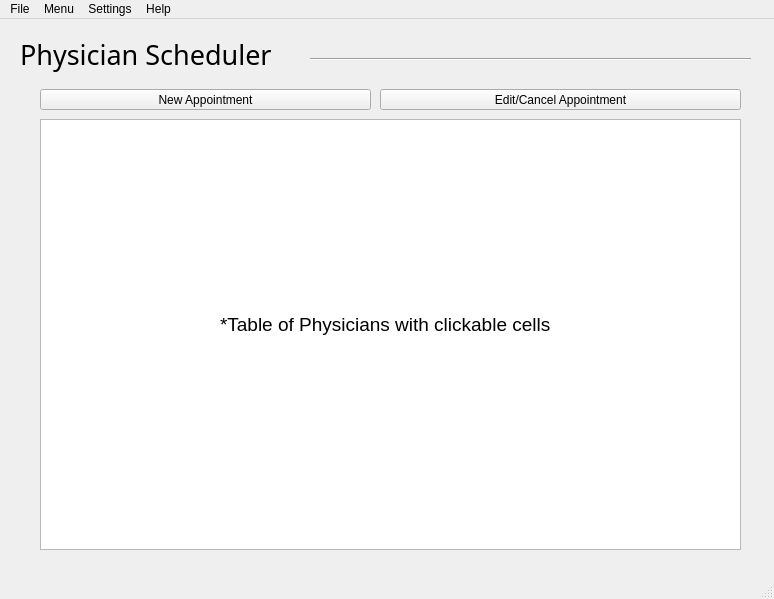
<?xml version="1.0" encoding="UTF-8"?>
<ui version="4.0">
 <class>MainWindow</class>
 <widget class="QMainWindow" name="MainWindow">
  <property name="geometry">
   <rect>
    <x>0</x>
    <y>0</y>
    <width>774</width>
    <height>599</height>
   </rect>
  </property>
  <property name="windowTitle">
   <string>MainWindow</string>
  </property>
  <widget class="QWidget" name="eprwidget">
   <property name="enabled">
    <bool>true</bool>
   </property>
   <property name="autoFillBackground">
    <bool>false</bool>
   </property>
   <widget class="Line" name="line">
    <property name="geometry">
     <rect>
      <x>310</x>
      <y>30</y>
      <width>441</width>
      <height>20</height>
     </rect>
    </property>
    <property name="orientation">
     <enum>Qt::Horizontal</enum>
    </property>
   </widget>
   <widget class="QLabel" name="label">
    <property name="geometry">
     <rect>
      <x>20</x>
      <y>10</y>
      <width>441</width>
      <height>51</height>
     </rect>
    </property>
    <property name="font">
     <font>
      <family>Segoe Print</family>
      <pointsize>20</pointsize>
     </font>
    </property>
    <property name="text">
     <string>Physician Scheduler</string>
    </property>
   </widget>
   <widget class="QPushButton" name="pushButton">
    <property name="geometry">
     <rect>
      <x>40</x>
      <y>70</y>
      <width>331</width>
      <height>21</height>
     </rect>
    </property>
    <property name="text">
     <string>New Appointment</string>
    </property>
   </widget>
   <widget class="QPushButton" name="pushButton_2">
    <property name="geometry">
     <rect>
      <x>380</x>
      <y>70</y>
      <width>361</width>
      <height>21</height>
     </rect>
    </property>
    <property name="text">
     <string>Edit/Cancel Appointment</string>
    </property>
   </widget>
   <widget class="QTableView" name="tableView">
    <property name="geometry">
     <rect>
      <x>40</x>
      <y>100</y>
      <width>701</width>
      <height>431</height>
     </rect>
    </property>
   </widget>
   <widget class="QLabel" name="label_2">
    <property name="geometry">
     <rect>
      <x>220</x>
      <y>290</y>
      <width>331</width>
      <height>31</height>
     </rect>
    </property>
    <property name="font">
     <font>
      <pointsize>14</pointsize>
     </font>
    </property>
    <property name="text">
     <string>*Table of Physicians with clickable cells</string>
    </property>
   </widget>
  </widget>
  <widget class="QMenuBar" name="menubar">
   <property name="geometry">
    <rect>
     <x>0</x>
     <y>0</y>
     <width>774</width>
     <height>21</height>
    </rect>
   </property>
   <widget class="QMenu" name="menuFile">
    <property name="title">
     <string>File</string>
    </property>
    <addaction name="actionPrint"/>
   </widget>
   <widget class="QMenu" name="menuSettings">
    <property name="title">
     <string>Settings</string>
    </property>
    <addaction name="actionAdministrator_Login"/>
   </widget>
   <widget class="QMenu" name="menuHelp">
    <property name="title">
     <string>Help</string>
    </property>
    <addaction name="actionHelp_Page"/>
   </widget>
   <widget class="QMenu" name="menuMenu">
    <property name="title">
     <string>Menu</string>
    </property>
    <addaction name="actionElectronic_Patient_Record"/>
    <addaction name="actionPhysician_Scheduler"/>
    <addaction name="actionLab_Order_Tracking"/>
    <addaction name="actionPharmacy_Order_Tracking"/>
    <addaction name="actionInsurance_Billing"/>
    <addaction name="actionEquipment_Inventory_and_Maintenance"/>
   </widget>
   <addaction name="menuFile"/>
   <addaction name="menuMenu"/>
   <addaction name="menuSettings"/>
   <addaction name="menuHelp"/>
  </widget>
  <widget class="QStatusBar" name="statusbar"/>
  <action name="actionHelp_Page">
   <property name="text">
    <string>Help Page</string>
   </property>
  </action>
  <action name="actionAdministrator_Login">
   <property name="enabled">
    <bool>true</bool>
   </property>
   <property name="text">
    <string>User Management</string>
   </property>
  </action>
  <action name="actionElectronic_Patient_Record">
   <property name="text">
    <string>Electronic Patient Record</string>
   </property>
  </action>
  <action name="actionPhysician_Scheduler">
   <property name="text">
    <string>Physician Scheduler</string>
   </property>
  </action>
  <action name="actionLab_Order_Tracking">
   <property name="text">
    <string>Lab Order Tracking</string>
   </property>
  </action>
  <action name="actionPharmacy_Order_Tracking">
   <property name="text">
    <string>Pharmacy Order Tracking</string>
   </property>
  </action>
  <action name="actionInsurance_Billing">
   <property name="text">
    <string>Insurance Billing</string>
   </property>
  </action>
  <action name="actionEquipment_Inventory_and_Maintenance">
   <property name="text">
    <string>Equipment Inventory and Maintenance</string>
   </property>
  </action>
  <action name="actionPrint">
   <property name="text">
    <string>Print</string>
   </property>
  </action>
 </widget>
 <resources/>
 <connections/>
</ui>
